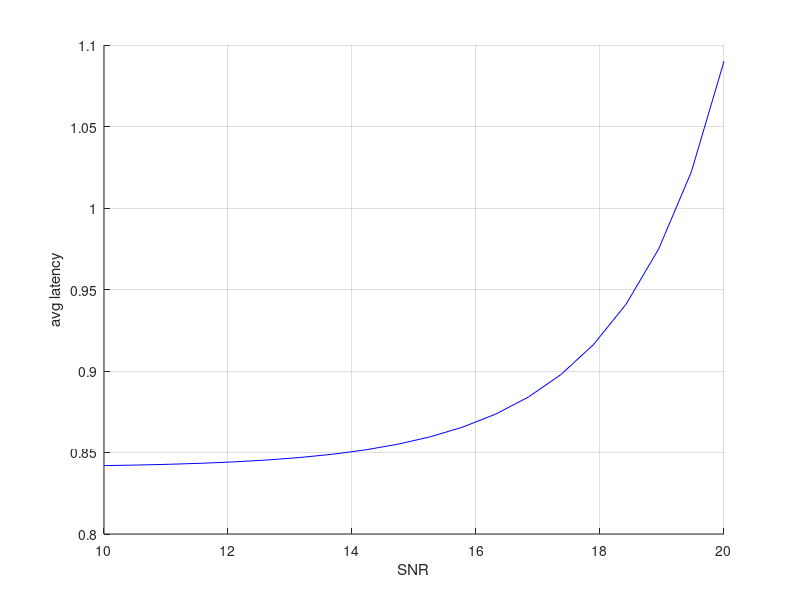

Write the MATLAB code that produced this figure.
%start_date:22.09.2022
%last update: 22.09.2022

%goal: average latency vs transmit SNR
clc; 
clear all;
close all;

%% initial parameters
transmit_snrdb_vec = linspace(10,20,20);
noisepower = 0.1;
u_i = 5;
v_i = 2;
mu = 0.7;
n = 1000;%number of bits
m = 100; %blocklength
v = rand(1,n);
K = 3;%nbusers
sumc = zeros(K,1); 
delta = rand(n,n);
w_j = 0.7;
P_j = 1;
alpha_j = 0.9;
T_sym = 0.007;
final_analy_latency = zeros(length(transmit_snrdb_vec),1);
final_simula_latency = zeros(length(transmit_snrdb_vec),1);

%% analytical delay 
for idx =1 : length(transmit_snrdb_vec)
    
    ENodB = transmit_snrdb_vec(idx);%snr
    
    for k = 1:K  %user index
      P_k(k) = 10^(ENodB/10)*noisepower;%tx power
      for s = 1:m %symbol index %for each symbol
        for zeta = s-1:1:s+1 %neighbor symbol index
             if(zeta>1)
                sumc(k) = (1-delta(k,zeta)+1) + sumc(k);
             else
                sumc(k) = (1- delta(k,zeta+1)); 
             end
        end
   
        if(zeta<s)%check here
          deltaval = 0;
        else
          deltaval = 1;
        end

        clear delta_mat;
        clear reverse_delta_mat;
        %time offsets between users 
        %delta_mat: rows -> user index, columns-> symbol index %time offset with
        delta_mat = zeros(K,m);%user max: K, symbol max: m

        %the total interference from both s-1th, s+1th symbols to the desired sth 
        %delta_mat(1,:) = zeros(1,m);%check here
        time_offset = rand(K-1,m);
        delta_mat(1:K-1,:) = time_offset.*ones(K-1,m);%B1,... Bn, C1....,Cn, ....... %Z1,....Zn

        reverse_delta_mat = zeros(K,m);
        rev_time_offset = rand(K-1,m);
        reverse_delta_mat(2:K,:) = rev_time_offset.*ones(K-1,m);%A1, A2

        del_offset = delta_mat(k,s);
        num1 = P_k(k);
        den1 = ((1-deltaval+1)*del_offset*P_k(k)/2+w_j*P_j*alpha_j^2 ...
        +noisepower^2);
        bler_ther_p1 = (2*pi*(2^(2*n/m)-1)/m)^(-1/2);
        bler_ther_p2 = (u_i - v_i);
        bler_ther_p3 = (num1/den1)^2*(exp(-v_i/(num1/den1))/v_i^2 ...
            - exp(-u_i/(num1/den1))/u_i^2);%check this

        bler_ther(k) = bler_ther_p1*(bler_ther_p2+bler_ther_p3);

        analy_latency(k,:) = mu*(m*T_sym+v)/(1 - bler_ther(k)); 

        avg_analy_latency(idx,k) = mean(analy_latency(k,:)); %bler of each user     
      end
    end
    final_analy_latency(idx) = mean(avg_analy_latency(idx,k),2);
end
final_analy_latency
%% simulation delay 
%for reps = 1:10%check here 
%nbrandom simulations 
for idx =1 : length(transmit_snrdb_vec)
%% 
for k = 1:K  
%generate a sequence of 1s and 0s with 0.8% of 1s randomly distributed 
%1s = error block, 0s = no error block (correct)
numberOfElements = m; % Whatever.
percentageOfOnes = abs(mean(bler_ther(k)))*10; % Whatever.
numberOfOnes = round(numberOfElements * percentageOfOnes / 100);
% Make initial signal with proper number of 0's and 1's.
blckstream = [ones(1, numberOfOnes), zeros(1, numberOfElements - numberOfOnes)];
% Scramble them up with randperm
blckstream = blckstream(randperm(length(blckstream)));
% Count them just to prove it
numOnes = sum(blckstream);

%% latency 
% number of retransmissions required
% until the bler is < 10
% goal: retransmissions required
nbretransmissions = 0;
success = 0;
blockidx = 2;

%count the place where the first 1 appears in the signal stream
while (success == 0)
   if blckstream(blockidx-1)== 0
       success = 1;
   elseif blckstream(blockidx-1)== 1 & blckstream(blockidx)== 0
       nbretransmissions = nbretransmissions + 1;
       success = 1;
   else
       nbretransmissions = nbretransmissions + 1; 
       blockidx = blockidx + 1; 
       success = 0;
       if (blockidx>=length(blckstream))
            %initialize block stream 
            blockidx = 2;%initialize block stream index
            %generate a sequence of 1s and 0s with 0.8% of 1s randomly distributed 
            %1s = error block, 0s = no error block (correct)
            numberOfElements = m; % Whatever.
            percentageOfOnes = abs(bler_ther(k))*10; % Whatever.
            numberOfOnes = round(numberOfElements * percentageOfOnes / 100);
            % Make initial signal with proper number of 0's and 1's.
            blckstream = [ones(1, numberOfOnes), zeros(1, numberOfElements - numberOfOnes)];
            % Scramble them up with randperm
            blckstream = blckstream(randperm(length(blckstream)));
            % Count them just to prove it
            %numOnes = sum(blckstream);
        end       
   end
end 

delay_transmission = T_sym*m;
sim_avg_latency(idx,k) = nbretransmissions*delay_transmission;
end%end k=1:K
final_simula_latency(idx)= mean(sim_avg_latency(idx),2);
end
figure (1)
%% plots
grid on;
%plot(transmit_snrdb_vec,(final_simula_latency),'--r')
hold on 
plot(transmit_snrdb_vec,(final_analy_latency),'-b')
xlabel('SNR') 
ylabel('avg latency')